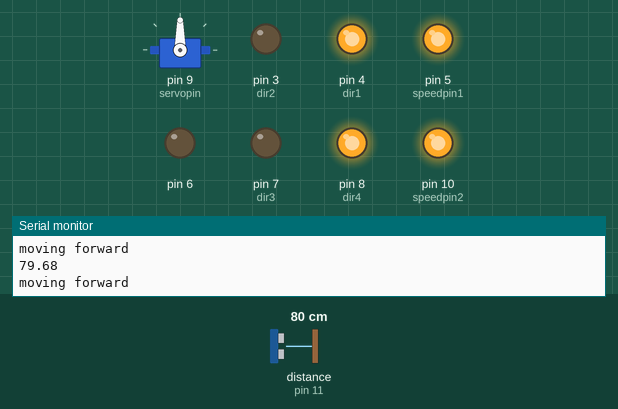
Bench run of a sketch on a simulated Arduino Uno, built with avr-gcc and run on an emulated ATmega328P. Shown: servo, output pins drawn as LEDs (lit = HIGH), the last lines printed to the serial monitor. Wiring (inferred from the names in the program): ultrasonic range finder: trigger pin 13; echo pin 11. Dashed ring = blinking. The inputs (shaded band) are chosen by the test bench; at power-on: distance to the obstacle (sensor on pin 11) 80 cm. The echo pulse lasts 58.3 µs per cm; pins used as bus, display or sensor lines are not drawn.

Above: at 1.2 s.
1.3 s: distance to the obstacle (sensor on pin 11) set to 2 cm
At 3.6 s:
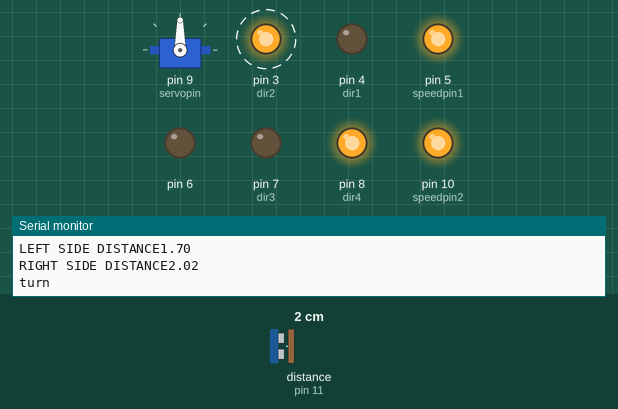
4.3 s: distance to the obstacle (sensor on pin 11) set to 13 cm
7.3 s: distance to the obstacle (sensor on pin 11) set to 17 cm
At 8.3 s:
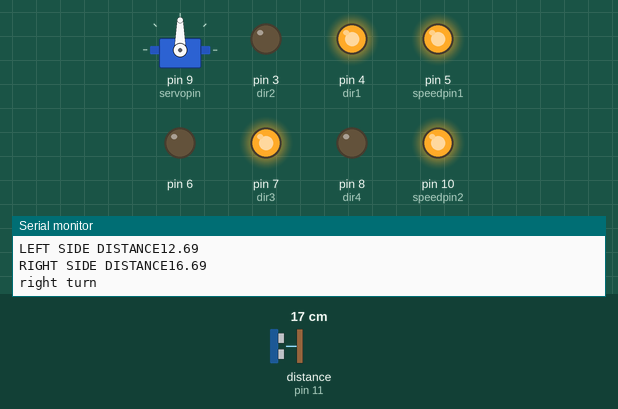
9.9 s: distance to the obstacle (sensor on pin 11) set to 4 cm
At 10.3 s:
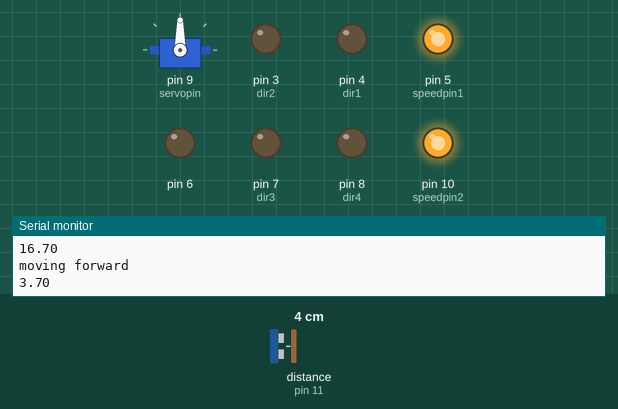
Timing chart, 0 to 13.9 s (numbered marks = the images above; inputs shaded):
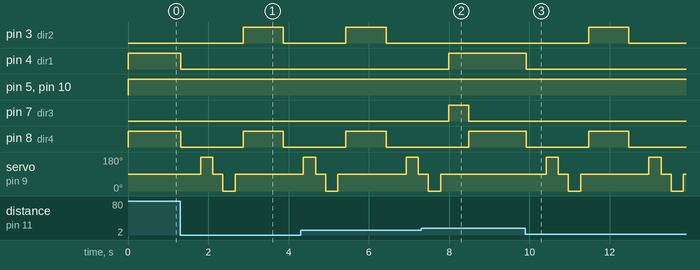

Measured:
- the behaviour switches between 15 and 16 cm on distance to the obstacle (sensor on pin 11) (found by bisection; images 1 and 2)
- after the input at 1.3 s, pin 3 (dir2): LOW → HIGH after 1.6 s, → LOW 1.0 s later; pin 4 (dir1): HIGH → LOW at once; pin 8 (dir4): HIGH → LOW at once, → HIGH 1.6 s later, → LOW 1.0 s later; servo on pin 9 (servopin): 90° → 180° after 0.51 s, → 90° 0.30 s later, → 0° 0.25 s later, → 90° 0.30 s later
- after the input at 7.3 s, pin 3 (dir2): stays LOW (without the input it goes to HIGH after 0.69 s); pin 4 (dir1): LOW → HIGH after 0.69 s; pin 7 (dir3): LOW → HIGH after 0.69 s, → LOW 0.50 s later; servo on pin 9 (servopin): goes on until 7.8 s, then stays 90°
- after the input at 9.9 s, pin 3 (dir2): LOW → HIGH after 1.6 s, → LOW 1.0 s later; pin 4 (dir1): HIGH → LOW at once; pin 8 (dir4): HIGH → LOW at once, → HIGH 1.6 s later, → LOW 1.0 s later; servo on pin 9 (servopin): 90° → 180° after 0.52 s, → 90° 0.30 s later, → 0° 0.25 s later, → 90° 0.30 s later, … (8 changes in this stretch)

The sketch:

arduino_car_test1.ino
```cpp
#include<Servo.h>
int pos=90;
int servopin=9;
int servodelay=25;
int trigpin=13;
int echopin=11;
float t1;
float sos=343;
float distance;
float dis1;
float dis2;
Servo mypointer;


int speedpin1=5;
int speedpin2=10;
int dir1=4;
int dir2=3;
int dir3=7;
int dir4=8;
float m1speed;
float m2speed;

void setup() {

  Serial.begin(9600);
  mypointer.attach(servopin);
  pinMode(6,OUTPUT);
  pinMode(trigpin,OUTPUT);
  pinMode(echopin,INPUT);
  pinMode(speedpin1,OUTPUT);
  pinMode(speedpin2,OUTPUT);

  pinMode(dir1,OUTPUT);
  pinMode(dir2,OUTPUT);
  pinMode(dir3,OUTPUT);
  pinMode(dir4,OUTPUT);


}

void loop() {
  // put your main code here, to run repeatedly:
  dis1=reqsignal();
  Serial.println(dis1);
  if(dis1>15)
  {
   forward();
   Serial.println("moving forward");
  }
  else
  { stopm();
    pos=pos+90;
    mypointer.write(pos);
    delay(100);
    dis1=reqsignal();
    delay(200);
    Serial.print("LEFT SIDE DISTANCE");
    Serial.println(dis1);
    pos=pos-90;
    mypointer.write(pos);
    delay(250);
    pos=pos-90;
    mypointer.write(pos);
    delay(100);
    dis2=reqsignal();
    delay(200);
    Serial.print("RIGHT SIDE DISTANCE");
    Serial.println(dis2);
    pos=pos+90;
    mypointer.write(pos);
    delay(200);
      if ((dis1>dis2)&&(dis1>15))
      {
        turn90L();
        Serial.println("left turn");
        delay(500);
      }
      else if((dis2>dis1)&&(dis2>15))
      {
          turn90R();
          Serial.println("right turn");
          delay(500);
       }
       else
         {
          turn();
          Serial.println("turn");
          delay(1000);
         }


   }


  }
  void forward()
  {
    m2speed=255;
    m1speed=255;
    analogWrite(speedpin2,m2speed);
    analogWrite(speedpin1,m1speed);
    digitalWrite(dir1,HIGH);
    digitalWrite(dir2,LOW);
    digitalWrite(dir3,LOW);
    digitalWrite(dir4,HIGH);
  }

  void turn()
  {
    m2speed=255;
    m1speed=255;
    analogWrite(speedpin2,m2speed);
    analogWrite(speedpin1,m1speed);
    digitalWrite(dir1,LOW);
    digitalWrite(dir2,HIGH);
    digitalWrite(dir3,LOW);
    digitalWrite(dir4,HIGH);

  }
  void turn90L()
  {
     m2speed=255;
    m1speed=255;
    analogWrite(speedpin2,m2speed);
    analogWrite(speedpin1,m1speed);
    digitalWrite(dir1,LOW);
    digitalWrite(dir2,HIGH);
    digitalWrite(dir3,LOW);
    digitalWrite(dir4,HIGH);

  }

  void turn90R()
  {
     m2speed=255;
    m1speed=255;
    analogWrite(speedpin2,m2speed);
    analogWrite(speedpin1,m1speed);
    digitalWrite(dir1,HIGH);
    digitalWrite(dir2,LOW);
    digitalWrite(dir3,HIGH);
    digitalWrite(dir4,LOW);

  }


  float reqsignal()
  {
  digitalWrite(trigpin,LOW);
  delayMicroseconds(2000);
  digitalWrite(trigpin,HIGH);
  delayMicroseconds(10);
  digitalWrite(trigpin,LOW);
  t1=pulseIn(echopin,HIGH);
  t1=t1/10000;
  distance=t1*sos/2;
  return distance;
  }
  void stopm()
  {
    analogWrite(speedpin2,m2speed);
    analogWrite(speedpin1,m1speed);
    digitalWrite(dir1,LOW);
    digitalWrite(dir2,LOW);
    digitalWrite(dir3,LOW);
    digitalWrite(dir4,LOW);
    delay(500);
  }
```
